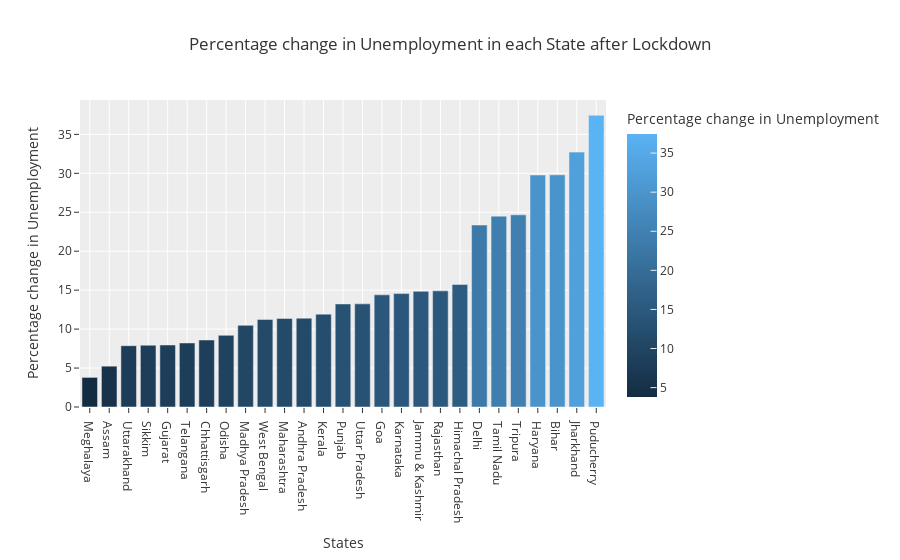

Notebook code for this chart:
### Code cell
g_lock['Percentage change in Unemployment'] = round(g_lock['Unemployment Rate after Lockdown'] - g_lock['Unemployment Rate before Lockdown'] / g_lock['Unemployment Rate before Lockdown'], 2)
plot_per = g_lock.sort_values('Percentage change in Unemployment')
fig = px.bar(plot_per, x = 'States', y = 'Percentage change in Unemployment', color = 'Percentage change in Unemployment', title = 'Percentage change in Unemployment in each State after Lockdown', template = 'ggplot2')
fig.show()

### Figure 1 — Plotly figure (JSON) as saved in the notebook; plotly's stock layout.template omitted (floating-point values rounded to 4 significant figures)
{"data": [{"alignmentgroup": "True", "hovertemplate": "States=%{x}<br>Percentage change in Unemployment=%{marker.color}<extra></extra>", "legendgroup": "", "marker": {"color": [3.8, 5.24, 7.87, 7.93, 7.96, 8.22, 8.6, 9.2, 10.48, 11.24, 11.37, 11.4, 11.92, 13.23, 13.24, 14.4, 14.56, 14.85, 14.91, 15.73, 23.36, 24.5, 24.67, 29.78, 29.8, 32.72, 37.44], "coloraxis": "coloraxis", "pattern": {"shape": ""}}, "name": "", "offsetgroup": "", "orientation": "v", "showlegend": false, "textposition": "auto", "type": "bar", "x": ["Meghalaya", "Assam", "Uttarakhand", "Sikkim", "Gujarat", "Telangana", "Chhattisgarh", "Odisha", "Madhya Pradesh", "West Bengal", "Maharashtra", "Andhra Pradesh", "Kerala", "Punjab", "Uttar Pradesh", "Goa", "Karnataka", "Jammu & Kashmir", "Rajasthan", "Himachal Pradesh", "Delhi", "Tamil Nadu", "Tripura", "Haryana", "Bihar", "Jharkhand", "Puducherry"], "xaxis": "x", "y": [3.8, 5.24, 7.87, 7.93, 7.96, 8.22, 8.6, 9.2, 10.48, 11.24, 11.37, 11.4, 11.92, 13.23, 13.24, 14.4, 14.56, 14.85, 14.91, 15.73, 23.36, 24.5, 24.67, 29.78, 29.8, 32.72, 37.44], "yaxis": "y"}], "layout": {"barmode": "relative", "coloraxis": {"colorbar": {"title": {"text": "Percentage change in Unemployment"}}, "colorscale": [[0, "rgb(20,44,66)"], [1, "rgb(90,179,244)"]]}, "legend": {"tracegroupgap": 0}, "title": {"text": "Percentage change in Unemployment in each State after Lockdown"}, "xaxis": {"anchor": "y", "domain": [0, 1], "title": {"text": "States"}}, "yaxis": {"anchor": "x", "domain": [0, 1], "title": {"text": "Percentage change in Unemployment"}}}}
